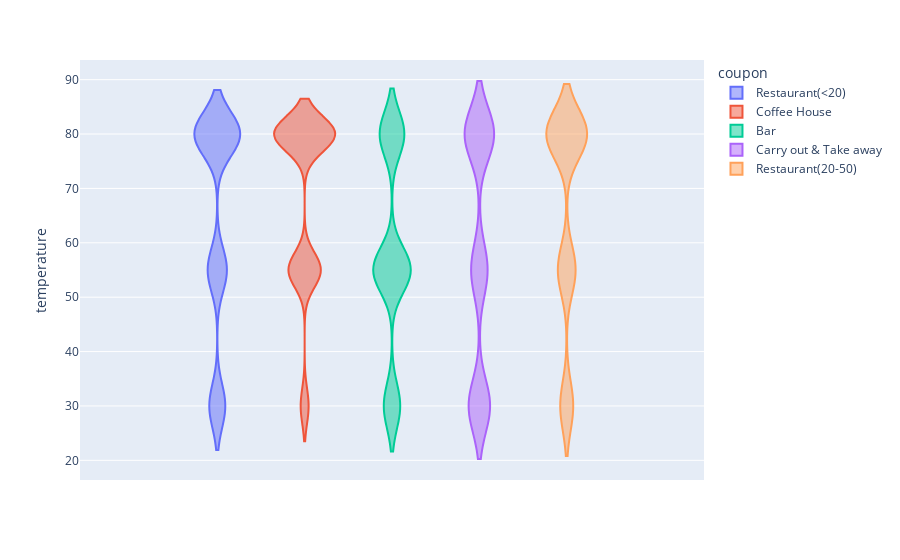

The notebook cell saved with this chart:
### Code cell
px.violin(data,y='temperature', color='coupon')

### Figure 1 — Plotly figure (JSON) as saved in the notebook; plotly's stock layout.template omitted (floating-point values rounded to 4 significant figures; data arrays with more than 128 entries replaced by an {"elided": "..."} marker saying what was removed)
{"data": [{"alignmentgroup": "True", "box": {"visible": false}, "hovertemplate": "coupon=Restaurant(<20)<br>temperature=%{y}<extra></extra>", "legendgroup": "Restaurant(<20)", "marker": {"color": "#636efa"}, "name": "Restaurant(<20)", "offsetgroup": "Restaurant(<20)", "orientation": "v", "scalegroup": "True", "showlegend": true, "type": "violin", "x0": " ", "xaxis": "x", "y": {"elided": "2646 int values"}, "y0": " ", "yaxis": "y"}, {"alignmentgroup": "True", "box": {"visible": false}, "hovertemplate": "coupon=Coffee House<br>temperature=%{y}<extra></extra>", "legendgroup": "Coffee House", "marker": {"color": "#EF553B"}, "name": "Coffee House", "offsetgroup": "Coffee House", "orientation": "v", "scalegroup": "True", "showlegend": true, "type": "violin", "x0": " ", "xaxis": "x", "y": {"elided": "3809 int values"}, "y0": " ", "yaxis": "y"}, {"alignmentgroup": "True", "box": {"visible": false}, "hovertemplate": "coupon=Bar<br>temperature=%{y}<extra></extra>", "legendgroup": "Bar", "marker": {"color": "#00cc96"}, "name": "Bar", "offsetgroup": "Bar", "orientation": "v", "scalegroup": "True", "showlegend": true, "type": "violin", "x0": " ", "xaxis": "x", "y": {"elided": "1906 int values"}, "y0": " ", "yaxis": "y"}, {"alignmentgroup": "True", "box": {"visible": false}, "hovertemplate": "coupon=Carry out & Take away<br>temperature=%{y}<extra></extra>", "legendgroup": "Carry out & Take away", "marker": {"color": "#ab63fa"}, "name": "Carry out & Take away", "offsetgroup": "Carry out & Take away", "orientation": "v", "scalegroup": "True", "showlegend": true, "type": "violin", "x0": " ", "xaxis": "x", "y": {"elided": "2233 int values"}, "y0": " ", "yaxis": "y"}, {"alignmentgroup": "True", "box": {"visible": false}, "hovertemplate": "coupon=Restaurant(20-50)<br>temperature=%{y}<extra></extra>", "legendgroup": "Restaurant(20-50)", "marker": {"color": "#FFA15A"}, "name": "Restaurant(20-50)", "offsetgroup": "Restaurant(20-50)", "orientation": "v", "scalegroup": "True", "showlegend": true, "type": "violin", "x0": " ", "xaxis": "x", "y": {"elided": "1413 int values"}, "y0": " ", "yaxis": "y"}], "layout": {"legend": {"title": {"text": "coupon"}, "tracegroupgap": 0}, "margin": {"t": 60}, "violinmode": "group", "xaxis": {"anchor": "y", "domain": [0, 1]}, "yaxis": {"anchor": "x", "domain": [0, 1], "title": {"text": "temperature"}}}}
